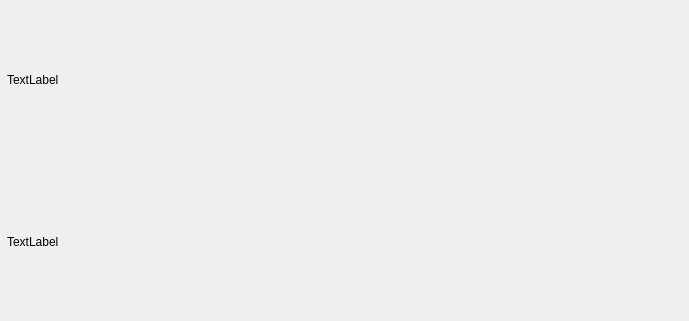
<?xml version="1.0" encoding="UTF-8"?>
<ui version="4.0">
 <class>PLSScheduleComboxItem</class>
 <widget class="QWidget" name="PLSScheduleComboxItem">
  <property name="geometry">
   <rect>
    <x>0</x>
    <y>0</y>
    <width>689</width>
    <height>321</height>
   </rect>
  </property>
  <property name="windowTitle">
   <string>Form</string>
  </property>
  <property name="styleSheet">
   <string notr="true"/>
  </property>
  <layout class="QHBoxLayout" name="horizontalLayout">
   <property name="leftMargin">
    <number>0</number>
   </property>
   <property name="topMargin">
    <number>0</number>
   </property>
   <property name="rightMargin">
    <number>0</number>
   </property>
   <property name="bottomMargin">
    <number>0</number>
   </property>
   <item>
    <widget class="QWidget" name="bgWidget" native="true">
     <layout class="QHBoxLayout" name="horizontalLayout_3" stretch="0,1,0">
      <property name="spacing">
       <number>0</number>
      </property>
      <property name="leftMargin">
       <number>0</number>
      </property>
      <property name="topMargin">
       <number>0</number>
      </property>
      <property name="rightMargin">
       <number>0</number>
      </property>
      <property name="bottomMargin">
       <number>0</number>
      </property>
      <item>
       <widget class="QWidget" name="leftWidget" native="true">
        <layout class="QHBoxLayout" name="horizontalLayout_2">
         <property name="spacing">
          <number>0</number>
         </property>
         <property name="leftMargin">
          <number>0</number>
         </property>
         <property name="topMargin">
          <number>0</number>
         </property>
         <property name="rightMargin">
          <number>0</number>
         </property>
         <property name="bottomMargin">
          <number>0</number>
         </property>
         <item>
          <widget class="ComplexHeaderIcon" name="imgLabel">
           <property name="text">
            <string/>
           </property>
          </widget>
         </item>
        </layout>
       </widget>
      </item>
      <item>
       <widget class="QWidget" name="rightWidget" native="true">
        <layout class="QVBoxLayout" name="verticalLayout">
         <property name="spacing">
          <number>4</number>
         </property>
         <property name="leftMargin">
          <number>0</number>
         </property>
         <property name="topMargin">
          <number>0</number>
         </property>
         <property name="rightMargin">
          <number>0</number>
         </property>
         <property name="bottomMargin">
          <number>0</number>
         </property>
         <item>
          <widget class="QLabel" name="titleLabel">
           <property name="text">
            <string notr="true">TextLabel</string>
           </property>
           <property name="textFormat">
            <enum>Qt::PlainText</enum>
           </property>
           <property name="textInteractionFlags">
            <set>Qt::NoTextInteraction</set>
           </property>
          </widget>
         </item>
         <item>
          <widget class="QLabel" name="detailLabel">
           <property name="text">
            <string>TextLabel</string>
           </property>
           <property name="textInteractionFlags">
            <set>Qt::NoTextInteraction</set>
           </property>
          </widget>
         </item>
        </layout>
       </widget>
      </item>
      <item>
       <widget class="QLabel" name="rightImageLabel">
        <property name="text">
         <string/>
        </property>
       </widget>
      </item>
     </layout>
    </widget>
   </item>
  </layout>
 </widget>
 <customwidgets>
  <customwidget>
   <class>ComplexHeaderIcon</class>
   <extends>QLabel</extends>
   <header location="global">ComplexHeaderIcon.h</header>
  </customwidget>
 </customwidgets>
 <resources/>
 <connections/>
</ui>
